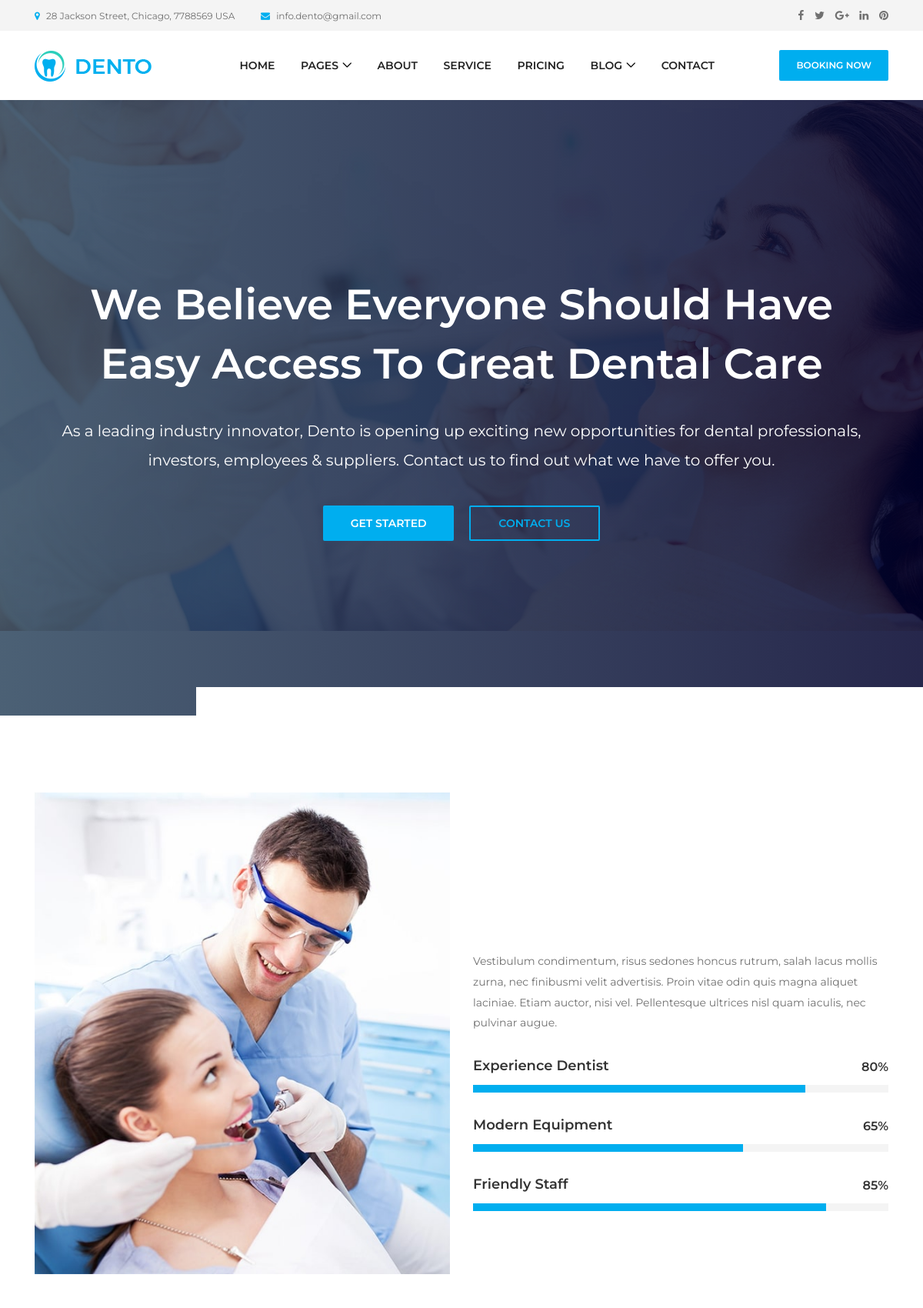
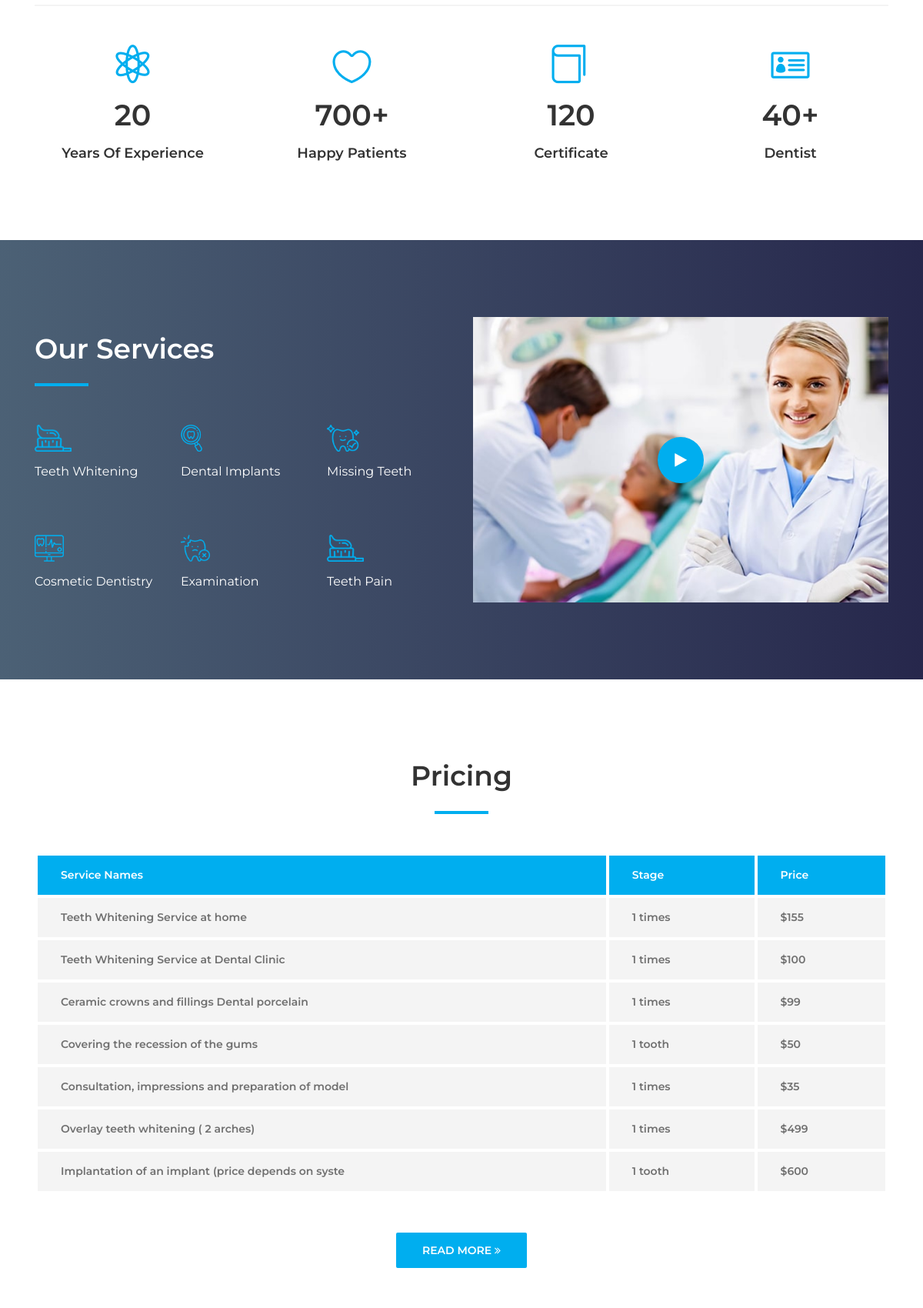
The page / (upper part) on the database its author committed (2 pictures, top to bottom).
### service/models.py (models this page shows)
class Service(models.Model):
	image = models.ImageField(upload_to = 'media/service')
	title = models.CharField(max_length=50)
	text = models.TextField()
	def __str__(self):
		return self.title

### pricing/models.py (models this page shows, shortened)
class Price(models.Model):
	title = models.CharField(max_length=50)
	stage = models.CharField(max_length=25)
	price = models.IntegerField()

### home/views.py (the view)
# urls.py: path('', views.home_v, name = 'home_v'),
def home_v(request):
	services = Service.objects.all()
	pricess = Price.objects.all()
	profiles = Profile.objects.all()
	post_list = BlogPost.objects.all()
	if request.method == 'POST':
		form = ApointmentForm(request.POST)
		if form.is_valid():
			form.save()
			return redirect('/')
	else:
		form = ApointmentForm()
	context = {
				'services':services,
				'pricess':pricess,
				'profiles':profiles,
				'post_list':post_list,
				'form':form,
				}
	return render(request,'home/index.html',context)

### home/templates/home/index.html (shortened to what this page needs)
{% extends "base.html" %}
{% load static %}
{% block body %}
{% load bootstrap4 %}
      <section class="welcome-area">
        <div class="welcome-slides owl-carousel">
          <div class="welcome-welcome-slide bg-img bg-gradient-overlay jarallax" style="background-image: url({% static 'img/bg-img/1.jpg' %});">
            <div class="container h-100">
              <div class="row h-100 align-items-center">
                <div class="col-12">
                  <div class="welcome-text text-center">
                    <h2 data-animation="fadeInUp" data-delay="100ms">We Believe Everyone Should Have Easy Access To Great Dental Care</h2>
                    <p data-animation="fadeInUp" data-delay="300ms">As a leading industry innovator, Dento is opening up exciting new opportunities for dental professionals, investors, employees & suppliers. Contact us to find out what we have to
                      offer you.</p>
                    <div class="welcome-btn-group">
                      <a href="#" class="btn dento-btn mx-2" data-animation="fadeInUp" data-delay="500ms">Get Started</a>
                      <a href="#" class="btn dento-btn mx-2 active" data-animation="fadeInUp" data-delay="700ms">Contact Us</a>
                    </div>
                  </div>
                </div>
              </div>
            </div>
          </div>
        </div>
      </section>
      <section class="dento-about-us-area section-padding-100-0">
        <div class="container">
          <div class="row align-items-center">
            <div class="col-12 col-md-6">
              <div class="about-us-thumbnail mb-50">
                <img src="{% static 'img/bg-img/15.jpg' %}" alt="">
              </div>
            </div>
            <div class="col-12 col-md-6">
              <div class="about-us-content mb-50">
                <div class="section-heading">
                  <h2>About Us</h2>
                  <div class="line"></div>
                </div>
                <p>Vestibulum condimentum, risus sedones honcus rutrum, salah lacus mollis zurna, nec finibusmi velit advertisis. Proin vitae odin quis magna aliquet laciniae. Etiam auctor, nisi vel. Pellentesque ultrices nisl quam iaculis, nec pulvinar
                  augue.</p>
                <div class="single-skills-area mt-30">
                  <h6>Experience Dentist</h6>
                  <div id="bar1" class="barfiller">
                    <span class="tip"></span>
                    <span class="fill" data-percentage="80"></span>
                  </div>
                </div>
                <div class="single-skills-area mt-30">
                  <h6>Modern Equipment</h6>
                  <div id="bar2" class="barfiller">
                    <span class="tip"></span>
                    <span class="fill" data-percentage="65"></span>
                  </div>
                </div>
                <div class="single-skills-area mt-30">
                  <h6>Friendly Staff</h6>
                  <div id="bar3" class="barfiller">
                    <span class="tip"></span>
                    <span class="fill" data-percentage="85"></span>
                  </div>
                </div>
              </div>
            </div>
          </div>
        </div>
      </section>
      <div class="container">
        <div class="dento-border clearfix"></div>
      </div>
      <section class="dento-cta-area">
        <div class="container">
          <div class="row">
            <div class="col-12 col-sm-6 col-lg-3">
              <div class="single-cta text-center mt-50 mb-100">
                <i class="icon_genius"></i>
                <h2><span class="counter">20</span></h2>
                <h5>Years Of Experience</h5>
              </div>
            </div>
            <div class="col-12 col-sm-6 col-lg-3">
              <div class="single-cta text-center mt-50 mb-100">
                <i class="icon_heart_alt"></i>
                <h2><span class="counter">700</span>+</h2>
                <h5>Happy Patients</h5>
              </div>
            </div>
            <div class="col-12 col-sm-6 col-lg-3">
              <div class="single-cta text-center mt-50 mb-100">
                <i class="icon_book_alt"></i>
                <h2><span class="counter">120</span></h2>
                <h5>Certificate</h5>
              </div>
            </div>
            <div class="col-12 col-sm-6 col-lg-3">
              <div class="single-cta text-center mt-50 mb-100">
                <i class="icon_id"></i>
                <h2><span class="counter">40</span>+</h2>
                <h5>Dentist</h5>
              </div>
            </div>
          </div>
        </div>
      </section>
      <section class="dento-service-area section-padding-100-0 bg-img bg-gradient-overlay jarallax clearfix" style="background-image: url({% static 'img/bg-img/13.jpg' %});">
        <div class="container">
          <div class="row align-items-center">
            <div class="col-12 col-lg-6">
              <div class="service-content mb-30">
                <div class="section-heading white">
                  <h2>Our Services</h2>
                  <div class="line"></div>
                </div>
                <div class="row">
                  {% for service in services %}
                        <div class="col-6 col-md-4">
                          <div class="single-service mb-70">
                            <img src="{{service.image.url}}" alt="">
                            <h6>{{service}}</h6>
                          </div>
                        </div>
                  {% endfor %}
                </div>
              </div>
            </div>
            <div class="col-12 col-lg-6">
              <div class="dento-video-area mb-100">
                <a href="https://www.google.com/?hl=ar" class="video-play-button"><i class="fa fa-play" aria-hidden="true"></i></a>
              </div>
            </div>
          </div>
        </div>
      </section>
      <section class="dento-pricing-table-area section-padding-100">
        <div class="container">
          <div class="row">
            <div class="col-12">
              <div class="section-heading text-center">
                <h2>Pricing</h2>
                <div class="line"></div>
              </div>
            </div>
          </div>
          <div class="row">
            <div class="col-12">
              <div class="dento-price-table table-responsive">
                <table class="table table-borderless mb-0">
                  <thead>
                    <tr>
                      <th scope="col">Service Names</th>
                      <th scope="col">Stage</th>
                      <th scope="col">Price</th>
                    </tr>
                  </thead>
                  <tbody>
                    {% for price in pricess %}
                        <tr>
                          <th scope="row">{{price.title}}</th>
                          <td>{{price.stage}}</td>
                          <td>${{price.price}}</td>
                        </tr>
                    {% endfor %}
                  </tbody>
                </table>
              </div>
            </div>
            <div class="col-12">
              <div class="more-btn text-center mt-50">
                <a href="#" class="btn dento-btn">Read More <i class="fa fa-angle-double-right"></i></a>
              </div>
            </div>
          </div>
        </div>
      </section>
{% endblock body %}

### static/css/default-assets/classy-nav.css (style rules this page uses)
body { font-family: "Roboto", sans-serif; }
img { height: auto; max-width: 100%; }
.bg-img { background-position: center center; background-size: cover; background-repeat: no-repeat; }

### rows shown on the page
Service: image (picture), title "Teeth Whitening"
Service: image (picture), title "Dental Implants"
Service: image (picture), title "Missing Teeth"
Service: image (picture), title "Cosmetic Dentistry"
Service: image (picture), title "Examination"
Service: image (picture), title "Teeth Pain"
Price: title "Teeth Whitening Service at home", stage "1 times", price "155"
Price: title "Teeth Whitening Service at Dental Clinic", stage "1 times", price "100"
Price: title "Ceramic crowns and fillings Dental porcelain", stage "1 times", price "99"
Price: title "Covering the recession of the gums", stage "1 tooth", price "50"
Price: title "Consultation, impressions and preparation of model", stage "1 times", price "35"
Price: title "Overlay teeth whitening ( 2 arches)", stage "1 times", price "499"
Price: title "Implantation of an implant (price depends on syste", stage "1 tooth", price "600"
